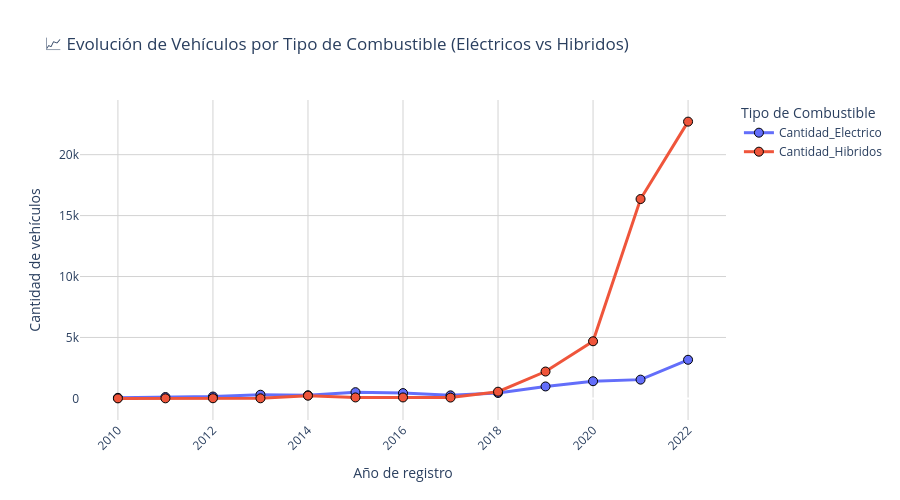

Notebook cell for this chart:
### Code cell
import plotly.express as px

# Filtrar los datos para clasificar por los dos grupos de combustible
if df is not None and not df.empty:
    # Filtramos los datos para obtener solo vehículos eléctricos y los de otro combustible
    df_electricos = df[df['COMBUSTIBLE'] == 'ELECTRICO']
    df_otros = df[df['COMBUSTIBLE'] != 'ELECTRICO']

    # Contar vehículos eléctricos por año
    conteo_electricos = df_electricos['AÑO_REGISTRO'].value_counts().reset_index()
    conteo_electricos.columns = ['Año', 'Cantidad']
    conteo_electricos = conteo_electricos.sort_values('Año')

    # Contar vehículos de otros combustibles por año
    conteo_otros = df_otros['AÑO_REGISTRO'].value_counts().reset_index()
    conteo_otros.columns = ['Año', 'Cantidad']
    conteo_otros = conteo_otros.sort_values('Año')

    # Unir ambos DataFrames para tener una única visualización
    conteo_completo = pd.merge(conteo_electricos, conteo_otros, on='Año', how='outer', suffixes=('_Electrico', '_Hibridos'))
    conteo_completo.fillna(0, inplace=True)  # Rellenar valores nulos con 0

    # Crear gráfico dinámico con dos líneas, una para eléctricos y otra para Hibridos
    fig_completo = px.line(
        conteo_completo,
        x='Año',
        y=['Cantidad_Electrico', 'Cantidad_Hibridos'],
        labels={'Año': 'Año de registro', 'value': 'Cantidad de vehículos', 'variable': 'Tipo de Combustible'},
        title='📈 Evolución de Vehículos por Tipo de Combustible (Eléctricos vs Hibridos)'
    )

    # Personalización de estilo
    fig_completo.update_traces(
        mode='lines+markers',  # Mostrar líneas con puntos
        line=dict(width=3),
        marker=dict(size=9, line=dict(color='black', width=1)),
        textposition='top center'
    )

    # Ajustes visuales
    fig_completo.update_layout(
        height=500,
        xaxis_tickangle=-45,
        plot_bgcolor="white",
        xaxis=dict(showgrid=True, gridcolor="lightgray"),
        yaxis=dict(showgrid=True, gridcolor="lightgray"),
    )

    fig_completo.show()

else:
    print("❌ No hay datos disponibles para crear la gráfica de vehículos por tipo de combustible")

### Figure 1 — Plotly figure (JSON) as saved in the notebook; plotly's stock layout.template omitted (floating-point values rounded to 4 significant figures)
{"data": [{"hovertemplate": "Tipo de Combustible=Cantidad_Electrico<br>Año de registro=%{x}<br>Cantidad de vehículos=%{y}<extra></extra>", "legendgroup": "Cantidad_Electrico", "line": {"color": "#636efa", "dash": "solid", "width": 3}, "marker": {"line": {"color": "black", "width": 1}, "size": 9, "symbol": "circle"}, "mode": "lines+markers", "name": "Cantidad_Electrico", "orientation": "v", "showlegend": true, "textposition": "top center", "type": "scatter", "x": [2010, 2011, 2012, 2013, 2014, 2015, 2016, 2017, 2018, 2019, 2020, 2021, 2022], "xaxis": "x", "y": [44.0, 108.0, 150.0, 300.0, 251.0, 508.0, 431.0, 247.0, 443.0, 979.0, 1408.0, 1538.0, 3167.0], "yaxis": "y"}, {"hovertemplate": "Tipo de Combustible=Cantidad_Hibridos<br>Año de registro=%{x}<br>Cantidad de vehículos=%{y}<extra></extra>", "legendgroup": "Cantidad_Hibridos", "line": {"color": "#EF553B", "dash": "solid", "width": 3}, "marker": {"line": {"color": "black", "width": 1}, "size": 9, "symbol": "circle"}, "mode": "lines+markers", "name": "Cantidad_Hibridos", "orientation": "v", "showlegend": true, "textposition": "top center", "type": "scatter", "x": [2010, 2011, 2012, 2013, 2014, 2015, 2016, 2017, 2018, 2019, 2020, 2021, 2022], "xaxis": "x", "y": [0.0, 4.0, 10.0, 6.0, 224.0, 77.0, 77.0, 66.0, 549.0, 2204.0, 4685.0, 16360.0, 22710.0], "yaxis": "y"}], "layout": {"height": 500, "legend": {"title": {"text": "Tipo de Combustible"}, "tracegroupgap": 0}, "plot_bgcolor": "white", "title": {"text": "📈 Evolución de Vehículos por Tipo de Combustible (Eléctricos vs Hibridos)"}, "xaxis": {"anchor": "y", "domain": [0, 1], "gridcolor": "lightgray", "showgrid": true, "tickangle": -45, "title": {"text": "Año de registro"}}, "yaxis": {"anchor": "x", "domain": [0, 1], "gridcolor": "lightgray", "showgrid": true, "title": {"text": "Cantidad de vehículos"}}}}
